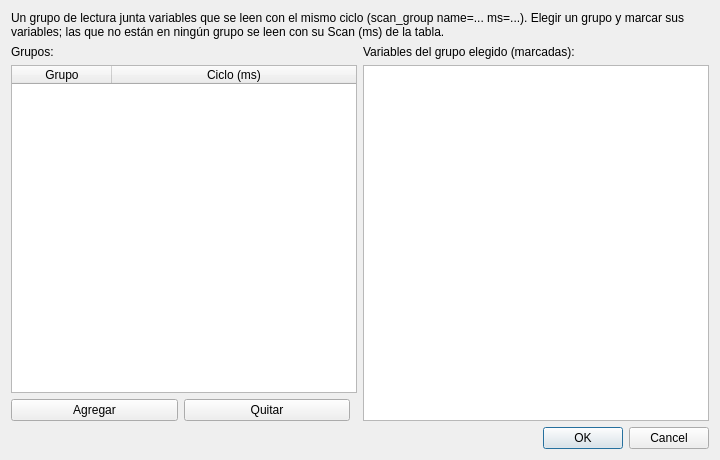
<?xml version="1.0" encoding="UTF-8"?>
<ui version="4.0">
 <class>DlgScanGroups</class>
 <widget class="QDialog" name="DlgScanGroups">
  <property name="geometry"><rect><x>0</x><y>0</y><width>720</width><height>460</height></rect></property>
  <property name="windowTitle"><string>pvdevelop: grupos de lectura</string></property>
  <layout class="QVBoxLayout" name="layoutMain">
   <item><widget class="QLabel" name="labelInfo"><property name="wordWrap"><bool>true</bool></property><property name="text"><string>Un grupo de lectura junta variables que se leen con el mismo ciclo (scan_group name=... ms=...). Elegir un grupo y marcar sus variables; las que no están en ningún grupo se leen con su Scan (ms) de la tabla.</string></property></widget></item>
   <item>
    <layout class="QHBoxLayout" name="layoutLists">
     <item>
      <layout class="QVBoxLayout" name="layoutGroups">
       <item><widget class="QLabel" name="labelGroups"><property name="text"><string>Grupos:</string></property></widget></item>
       <item>
        <widget class="QTableWidget" name="tableGroups">
         <property name="toolTip"><string>Nombre del grupo (letras, números y _) y su ciclo en ms (0 = en cada vuelta). Doble clic para cambiarlos; al renombrar, sus variables siguen en el grupo</string></property>
         <property name="selectionMode"><enum>QAbstractItemView::SingleSelection</enum></property>
         <property name="selectionBehavior"><enum>QAbstractItemView::SelectRows</enum></property>
         <attribute name="horizontalHeaderStretchLastSection"><bool>true</bool></attribute>
         <attribute name="verticalHeaderVisible"><bool>false</bool></attribute>
         <column><property name="text"><string>Grupo</string></property></column>
         <column><property name="text"><string>Ciclo (ms)</string></property></column>
        </widget>
       </item>
       <item>
        <layout class="QHBoxLayout" name="layoutGroupButtons">
         <item><widget class="QPushButton" name="buttonAdd"><property name="toolTip"><string>Agrega un grupo nuevo (después se le cambia el nombre y el ciclo en la tabla)</string></property><property name="text"><string>Agregar</string></property></widget></item>
         <item><widget class="QPushButton" name="buttonRemove"><property name="toolTip"><string>Quita el grupo elegido: sus variables se siguen leyendo con el ciclo que tenía el grupo</string></property><property name="text"><string>Quitar</string></property></widget></item>
         <item><spacer name="spacerGroupButtons"><property name="orientation"><enum>Qt::Horizontal</enum></property></spacer></item>
        </layout>
       </item>
      </layout>
     </item>
     <item>
      <layout class="QVBoxLayout" name="layoutTags">
       <item><widget class="QLabel" name="labelTags"><property name="text"><string>Variables del grupo elegido (marcadas):</string></property></widget></item>
       <item><widget class="QListWidget" name="listTags"><property name="toolTip"><string>Marcada: la variable se lee con el grupo elegido (scan=grupo). Desmarcarla la deja con el ciclo del grupo en ms. Entre paréntesis, cómo se lee ahora</string></property></widget></item>
      </layout>
     </item>
    </layout>
   </item>
   <item><widget class="QDialogButtonBox" name="buttonBox"><property name="toolTip"><string>Aceptar pasa los grupos y el ciclo de cada variable al editor de tags (se guardan con Aceptar del editor)</string></property><property name="standardButtons"><set>QDialogButtonBox::Cancel|QDialogButtonBox::Ok</set></property></widget></item>
  </layout>
 </widget>
 <resources/>
 <connections>
  <connection><sender>buttonBox</sender><signal>accepted()</signal><receiver>DlgScanGroups</receiver><slot>accept()</slot></connection>
  <connection><sender>buttonBox</sender><signal>rejected()</signal><receiver>DlgScanGroups</receiver><slot>reject()</slot></connection>
 </connections>
</ui>
